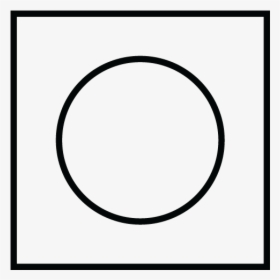
#> input picture Finding and drawing contours/sample.jpg, 280 x 280 px, found by its file name
$ python approxpoly.py
#> lines starting #> are read from the running program, lines starting #| are printed output that depends on the picture; after the words box and inside, x2 and y2 are one past the last pixel; in counts of white or black regions, pixels touching at a corner belong together
import cv2 as cv
import numpy as np

img = cv.imread(r"Finding and drawing contours\\sample.jpg")
#> img is the input picture: shape (280, 280, 3); mean B, G, R 216.7, 216.6, 216.2
gray = cv.cvtColor(img, cv.COLOR_BGR2GRAY)
_, thresh = cv.threshold(gray, 200, 155, cv.THRESH_BINARY)
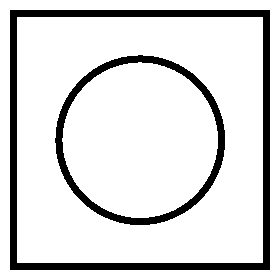
#> thresh: shape (280, 280); values 0 (black) and 155 (white), 86.3% white; 2 black regions

contours, hierarchy = cv.findContours(thresh, cv.RETR_TREE, cv.CHAIN_APPROX_SIMPLE)
#> contours = 5 contours; box (x1, y1, x2, y2) and area: (0, 0, 280, 280) 77841, (9, 9, 271, 271) 68119, (17, 17, 263, 263) 60025, (54, 54, 226, 226) 22838, (62, 62, 218, 218) 18750
cv.drawContours(img, contours, -1, (0, 145, 240), 5)
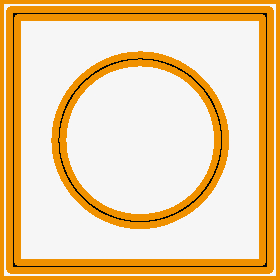
#> img: shape (280, 280, 3); mean B, G, R 161.4, 208.1, 238.6

for contour in contours:
    approx = cv.approxPolyDP(contour, 0.01 * cv.arcLength(contour, True), True)
    corners = len(approx)
    if corners == 3:
        shape_name = "Triangle"
    elif corners == 4:
        shape_name = "Rectangle"
    elif corners == 5:
        shape_name = "Pentagon"
    elif corners > 5:
        shape_name = "Circle"
    else:
        shape_name = "UK"  # Unknown

    cv.drawContours(img, [approx], 0, (0, 255, 140), 2)
    x = approx.ravel()[0]
    y = approx.ravel()[1] - 10
    cv.putText(img, shape_name, (x, y), cv.FONT_HERSHEY_COMPLEX, 0.6, (0, 255, 0))
#> this loop made 5 passes
#> (approx, corners, shape_name, x, y) on passes 1 to 3: ([[0, 0], [0, 279], [279, 279], [279, 0]], 4, 'Rectangle', 0, -10), ([[9, 10], [269, 9], [270, 269], [10, 270]], 4, 'Rectangle', 9, 0), ([[17, 17], [17, 262], [262, 262], [262, 17]], 4, 'Rectangle', 17, 7)
#> (corners, shape_name, x, y) on passes 4 to 5: (15, 'Circle', 127, 45), (15, 'Circle', 138, 52)
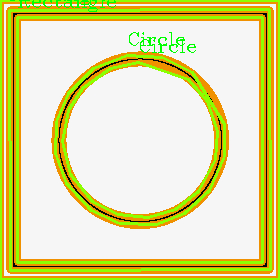
#> img: shape (280, 280, 3); 15.02% of pixels changed, all inside (x1, y1, x2, y2) = (0, 0, 280, 280)

cv.imshow("contours", img)
cv.waitKey(0)
cv.destroyAllWindows()
